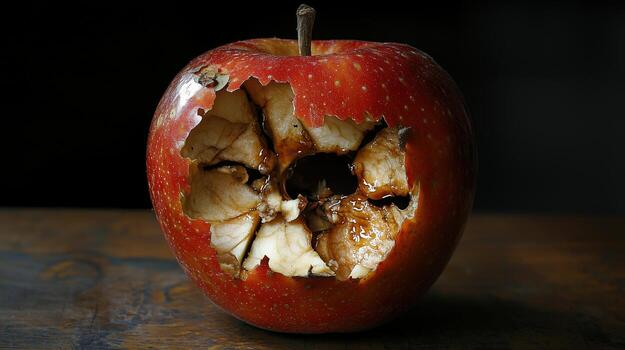
#> input picture 01_Fruit_Quality_Inspection/dataset/apple_good_01.jpg.jpeg, 625 x 350 px, found by its file name
$ python evaluate.py
#> lines starting #> are read from the running program, lines starting #| are printed output that depends on the picture; after the words box and inside, x2 and y2 are one past the last pixel; in counts of white or black regions, pixels touching at a corner belong together
import os
import cv2
import numpy as np

DATASET_DIR = "dataset"

EXPECTED = {
    "apple_good_01.jpg.jpeg": "GOOD",
    "apple_good_02.jpg.jpg": "GOOD",
    "apple_good_03.jpg.jpg": "GOOD",
    "apple_defect_01.jpg.jpg": "DEFECTIVE",
    "apple_defect_02.jpg.jpg": "DEFECTIVE",
}


def predict_quality(image_path):

#> called with image_path = 'dataset/apple_good_01.jpg.jpeg'
    image = cv2.imread(image_path)
#> image is the input picture: shape (350, 625, 3); mean B, G, R 23.9, 35, 54.2

    if image is None:
        return "ERROR"

    image = cv2.resize(image, (800, 600))
#> image: shape (600, 800, 3)

    # Fruit segmentation using GrabCut
    mask = np.zeros(image.shape[:2], np.uint8)

    h, w = image.shape[:2]
#> h = 600; w = 800

    rect = (
        int(w * 0.10),
        int(h * 0.05),
        int(w * 0.80),
        int(h * 0.90)
    )
#> rect = (80, 30, 640, 540)

    bgd_model = np.zeros((1, 65), np.float64)
    fgd_model = np.zeros((1, 65), np.float64)

    cv2.grabCut(
        image,
        mask,
        rect,
        bgd_model,
        fgd_model,
        5,
        cv2.GC_INIT_WITH_RECT
    )

    fruit_mask = np.where(
        (mask == cv2.GC_FGD) |
        (mask == cv2.GC_PR_FGD),
        255,
        0
    ).astype("uint8")

    kernel = np.ones((7, 7), np.uint8)

    fruit_mask = cv2.morphologyEx(
        fruit_mask,
        cv2.MORPH_CLOSE,
        kernel,
        iterations=2
    )

    fruit_mask = cv2.morphologyEx(
        fruit_mask,
        cv2.MORPH_OPEN,
        kernel,
        iterations=1
    )

    contours, _ = cv2.findContours(
        fruit_mask,
        cv2.RETR_EXTERNAL,
        cv2.CHAIN_APPROX_SIMPLE
    )
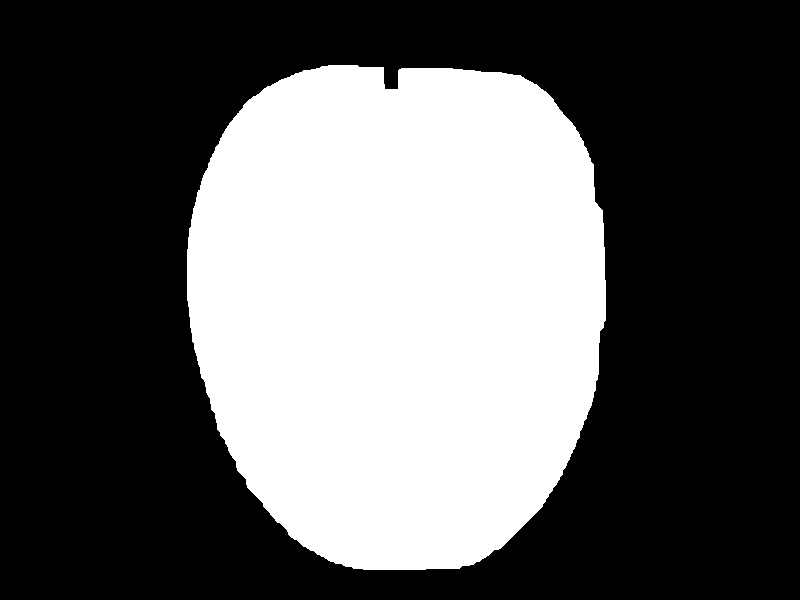
#> fruit_mask: shape (600, 800); 36.6% white; 1 white region, box (x1, y1, x2, y2) and area: (187, 65, 606, 570) 175693

    if not contours:
        return "ERROR"

    fruit_contour = max(
        contours,
        key=cv2.contourArea
    )

    clean_mask = np.zeros_like(fruit_mask)

    cv2.drawContours(
        clean_mask,
        [fruit_contour],
        -1,
        255,
        -1
    )

    fruit_mask = clean_mask

    # Extract fruit
    fruit = cv2.bitwise_and(
        image,
        image,
        mask=fruit_mask
    )
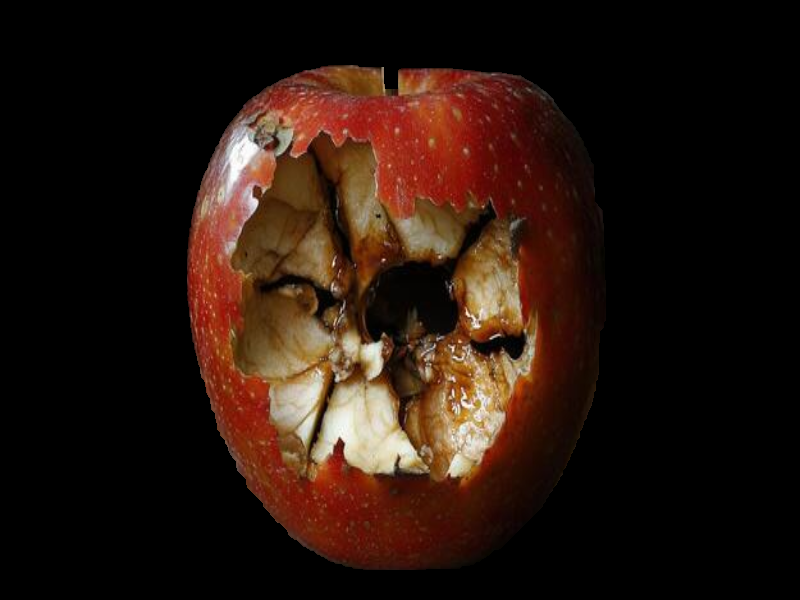
#> fruit: shape (600, 800, 3); mean B, G, R 13.9, 21.9, 39.2

    hsv = cv2.cvtColor(
        fruit,
        cv2.COLOR_BGR2HSV
    )
#> hsv: shape (600, 800, 3); mean H, S, V 4.8, 67.3, 39.3

    H = hsv[:, :, 0]
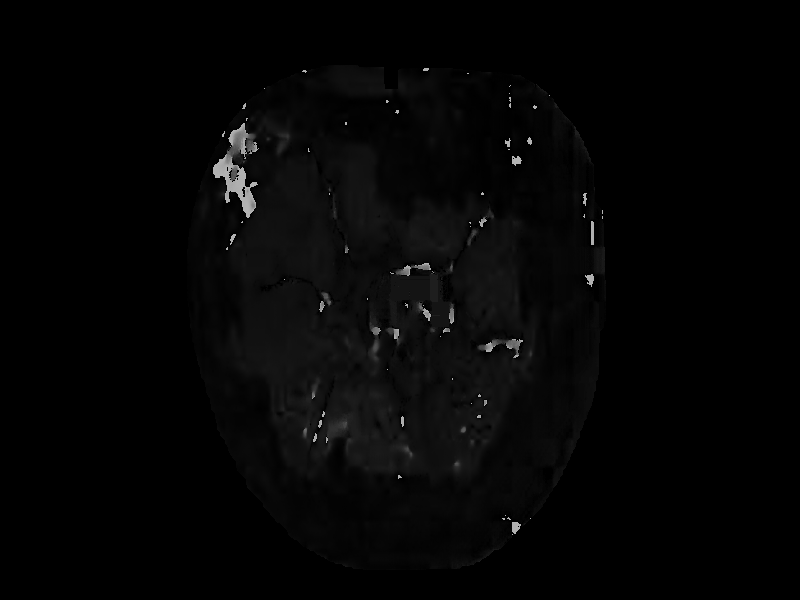
#> H: shape (600, 800); min 0, max 179, mean 4.8
    S = hsv[:, :, 1]
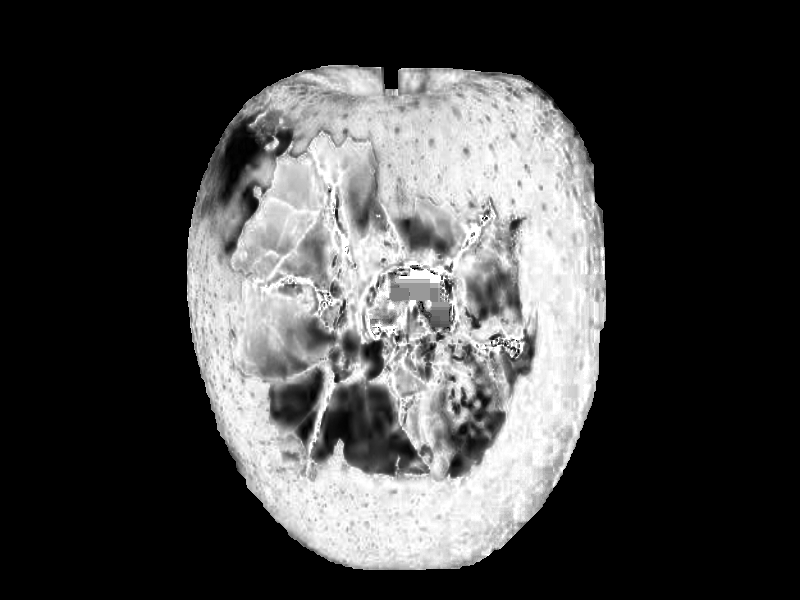
#> S: shape (600, 800); min 0, max 255, mean 67.3
    V = hsv[:, :, 2]
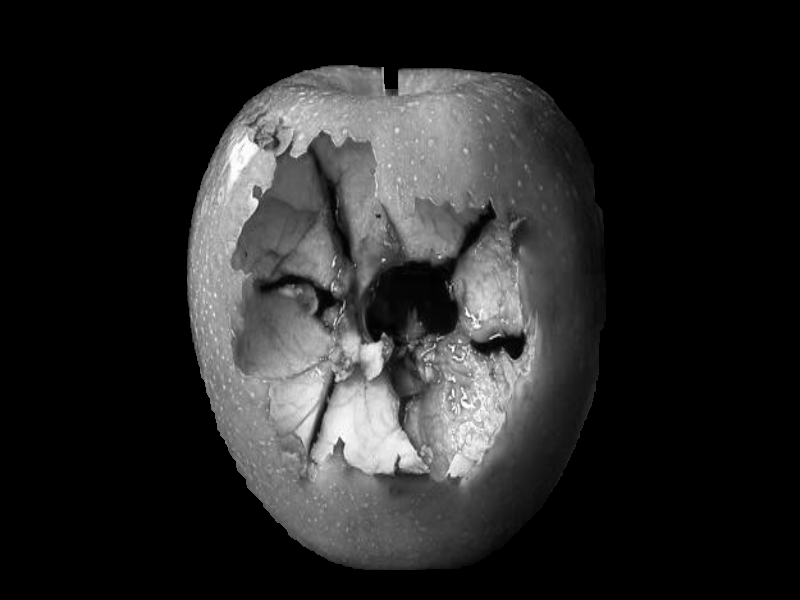
#> V: shape (600, 800); min 0, max 255, mean 39.3

    # Dark defects
    dark = (
        (V < 80) &
        (S > 50) &
        (fruit_mask > 0)
    )
#> dark: shape (600, 800) bool; 12.5% white; 164 white regions (140 under 20 px), largest, box (x1, y1, x2, y2) and area: (241, 68, 606, 570) 56782, (470, 330, 527, 360) 920, (308, 372, 337, 462) 447

    # Brown defects
    brown = (
        (H >= 5) &
        (H <= 25) &
        (S > 80) &
        (V < 170) &
        (fruit_mask > 0)
    )
#> brown: shape (600, 800) bool; 23.4% white; 199 white regions (173 under 20 px), largest, box (x1, y1, x2, y2) and area: (187, 127, 606, 570) 101661, (275, 65, 470, 188) 5828, (512, 82, 574, 161) 1098

    defect_mask = (
        dark | brown
    ).astype(np.uint8) * 255
#> defect_mask: shape (600, 800); 26.7% white; 126 white regions (115 under 20 px), largest, box (x1, y1, x2, y2) and area: (187, 65, 606, 570) 127073, (492, 162, 507, 175) 108, (451, 87, 464, 99) 102

    defect_kernel = np.ones((5, 5), np.uint8)

    defect_mask = cv2.morphologyEx(
        defect_mask,
        cv2.MORPH_OPEN,
        defect_kernel,
        iterations=2
    )
#> defect_mask: shape (600, 800); 22.5% white; 15 white regions, largest, box (x1, y1, x2, y2) and area: (201, 77, 606, 570) 102763, (303, 65, 383, 98) 2129, (433, 111, 464, 149) 522

    defect_mask = cv2.morphologyEx(
        defect_mask,
        cv2.MORPH_CLOSE,
        defect_kernel,
        iterations=1
    )
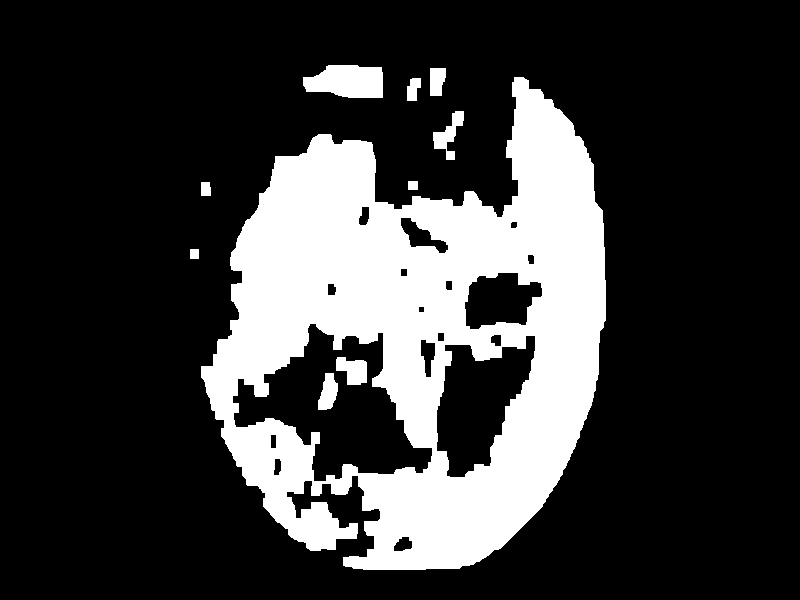
#> defect_mask: shape (600, 800); 22.9% white; 10 white regions

    # Remove tiny defects
    defect_contours, _ = cv2.findContours(
        defect_mask,
        cv2.RETR_EXTERNAL,
        cv2.CHAIN_APPROX_SIMPLE
    )
#> defect_contours = 8 contours; box (x1, y1, x2, y2) and area: (201, 77, 606, 570) 132482, (303, 65, 383, 98) 2028, (433, 111, 464, 160) 542, (430, 68, 446, 96) 350, (407, 78, 421, 101) 210, (201, 182, 211, 196) 112, (190, 249, 199, 259) 72, (408, 181, 418, 190) 72

    clean_defects = np.zeros_like(defect_mask)

    for contour in defect_contours:

        if cv2.contourArea(contour) > 150:

            cv2.drawContours(
                clean_defects,
                [contour],
                -1,
                255,
                -1
            )
#> this loop made 8 passes
#> contour on passes 1, 3: [[190, 249], [190, 258], [198, 258], [198, 249]], [[408, 181], [408, 189], [417, 189], [417, 181]]
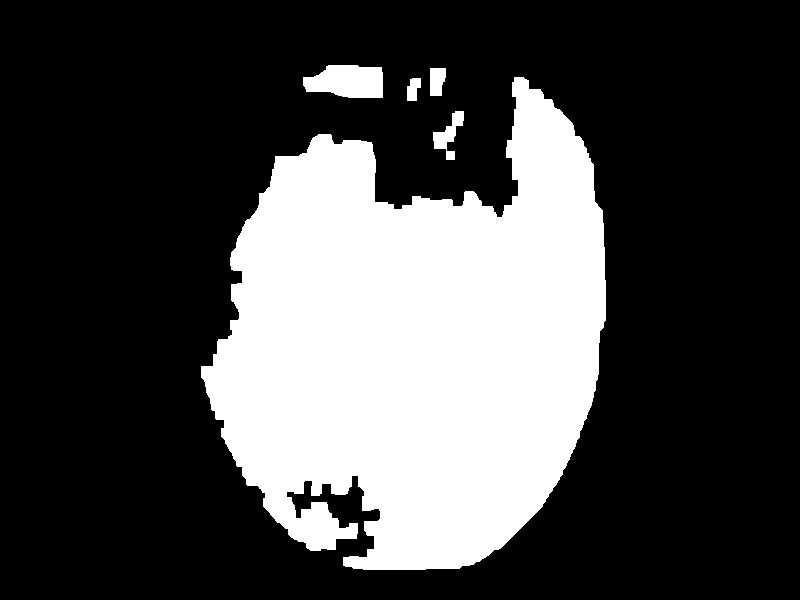
#> clean_defects: shape (600, 800); 28.5% white; 5 white regions, box (x1, y1, x2, y2) and area: (201, 77, 606, 570) 133568, (303, 65, 383, 98) 2129, (433, 111, 464, 160) 623, (430, 68, 446, 96) 391, (407, 78, 421, 101) 244

    defect_mask = clean_defects

    # Calculate defect percentage
    fruit_pixels = cv2.countNonZero(fruit_mask)
#> fruit_pixels = 175693
    defect_pixels = cv2.countNonZero(defect_mask)
#> defect_pixels = 136955

    defect_percentage = (
        defect_pixels / fruit_pixels * 100
        if fruit_pixels > 0
        else 0
    )
#> defect_percentage = 77.95

    # Classification
    if defect_percentage < 3:
        return "GOOD"

    elif defect_percentage < 8:
        return "MODERATE"

    else:
        return "DEFECTIVE"


def main():

    correct = 0
    total = 0

    results = []

    print("\n========================================")
    print("       FRUIT QUALITY EVALUATION")
    print("========================================")

    for filename, expected in EXPECTED.items():

        image_path = os.path.join(
            DATASET_DIR,
            filename
        )

        predicted = predict_quality(image_path)

        if predicted == expected:
            correct += 1

        total += 1

        results.append(
            (filename, expected, predicted)
        )

        print(
            f"{filename:<30} "
            f"Expected: {expected:<10} "
            f"Predicted: {predicted}"
        )
#> pass 2 of the loop in main, `for filename, expected in EXPECTED.items():`:
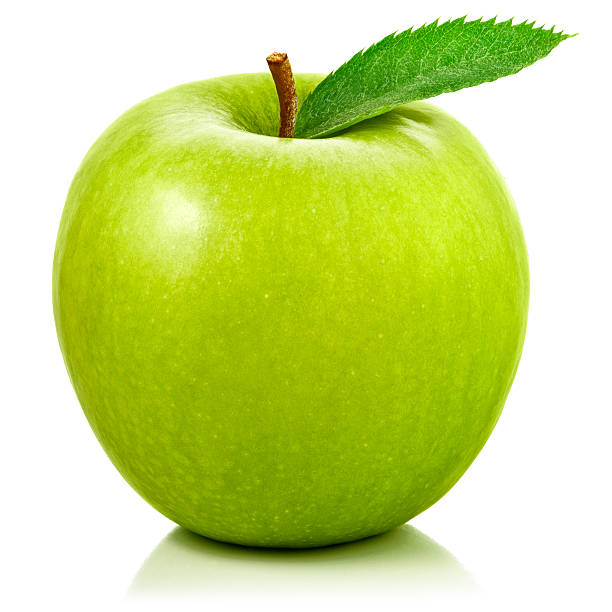
#> input picture 01_Fruit_Quality_Inspection/dataset/apple_good_02.jpg.jpg, 612 x 612 px, found by its file name
#> in predict_quality, image is the input picture: shape (612, 612, 3); mean B, G, R 129.5, 220.4, 202.8
#> image: shape (600, 800, 3)
#> in predict_quality (call 2), `fruit_mask = cv2.morphologyEx( fruit_mask, cv2.MORPH_CLOSE, kernel, it..`:
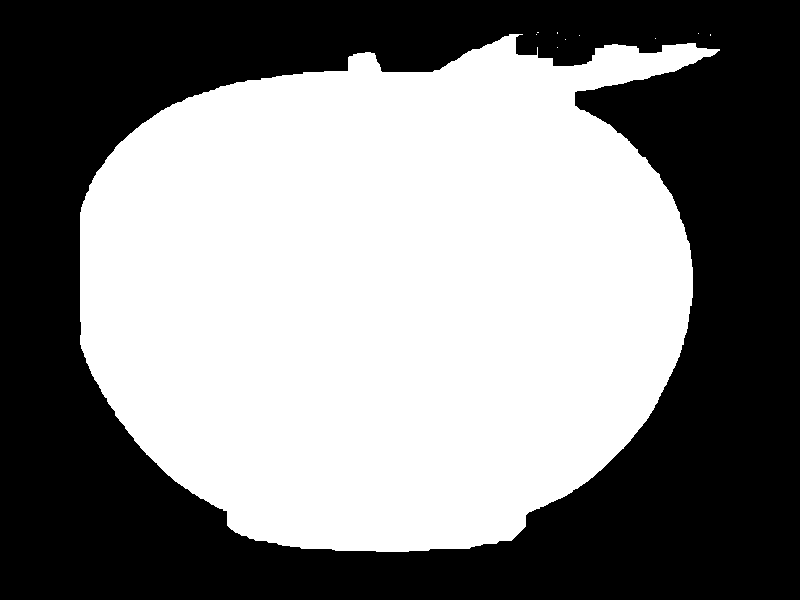
#> fruit_mask: shape (600, 800); 51.9% white; 1 black region, box (x1, y1, x2, y2) and area: (0, 0, 800, 600) 230972
#> contours = 1 contour; box (x1, y1, x2, y2) and area: (80, 34, 713, 552) 247944
#> fruit_contour = contour of 641 points, box (x1, y1, x2, y2) (80, 34, 713, 552), area 247944
#> hsv: shape (600, 800, 3); mean H, S, V 18.6, 117.4, 100.1
#> dark: shape (600, 800) bool; 0.57% white; 30 white regions (26 under 20 px), largest, box (x1, y1, x2, y2) and area: (246, 520, 509, 544) 2305, (416, 112, 502, 136) 302, (367, 110, 375, 116) 24, (366, 118, 373, 130) 24
#> brown: shape (600, 800) bool; 0.34% white; 6 white regions (5 under 20 px), largest, box (x1, y1, x2, y2) and area: (348, 53, 388, 135) 1599
#> in predict_quality (call 2), `defect_mask = cv2.morphologyEx( defect_mask, cv2.MORPH_OPEN, defect_ke..`:
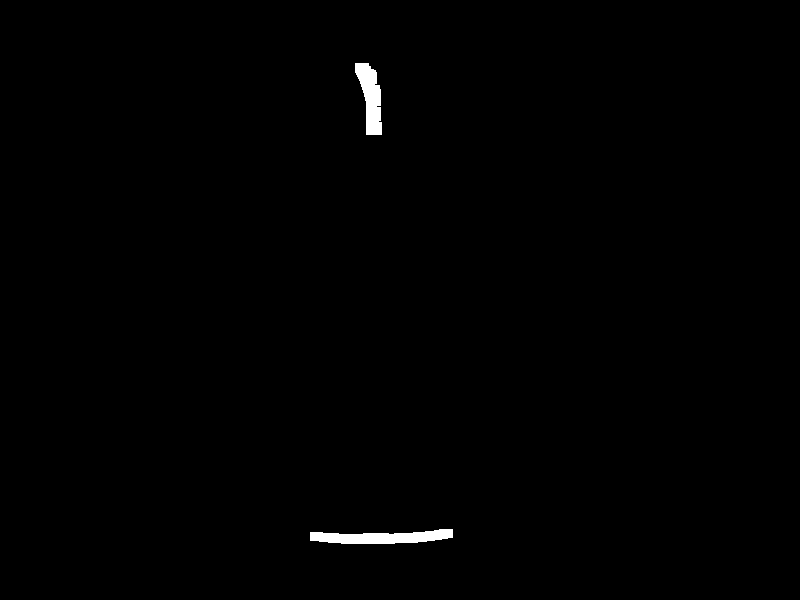
#> defect_mask: shape (600, 800); 0.55% white; 2 white regions, box (x1, y1, x2, y2) and area: (310, 529, 453, 544) 1447, (355, 63, 382, 135) 1190
#> defect_contours = 2 contours; box (x1, y1, x2, y2) and area: (310, 529, 453, 544) 1296, (355, 63, 382, 135) 1109
#> the loop in predict_quality (call 2), `for contour in defect_contours: ` made 2 passes
#> fruit_pixels = 248956
#> defect_pixels = 2645
#> defect_percentage = 1.06
#> pass 3 of the loop in main, `for filename, expected in EXPECTED.items():`:
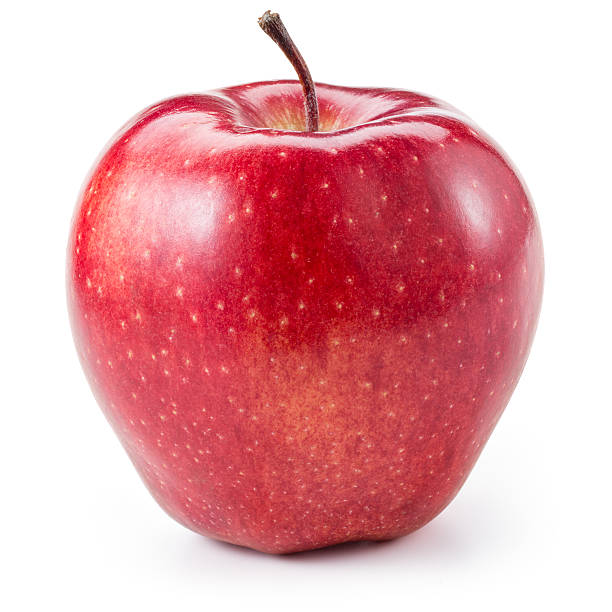
#> input picture 01_Fruit_Quality_Inspection/dataset/apple_good_03.jpg.jpg, 612 x 612 px, found by its file name
#> in predict_quality, image is the input picture: shape (612, 612, 3); mean B, G, R 174.2, 168.5, 229.4
#> image: shape (600, 800, 3)
#> in predict_quality (call 3), `fruit_mask = cv2.morphologyEx( fruit_mask, cv2.MORPH_CLOSE, kernel, it..`:
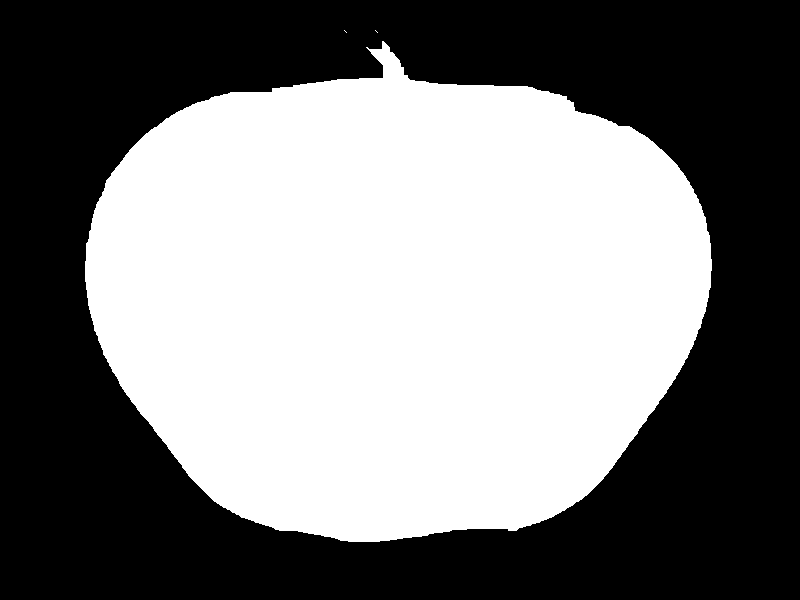
#> fruit_mask: shape (600, 800); 48.7% white; 3 white regions (2 under 20 px), largest, box (x1, y1, x2, y2) and area: (85, 41, 712, 542) 233710
#> contours = 1 contour; box (x1, y1, x2, y2) and area: (85, 46, 712, 542) 232830
#> fruit_contour = contour of 583 points, box (x1, y1, x2, y2) (85, 46, 712, 542), area 232830
#> hsv: shape (600, 800, 3); mean H, S, V 72.9, 77.2, 100.5
#> in predict_quality (call 3), `dark = ( (V < 80) & (S > 50) & (fruit_mask > 0) )`:
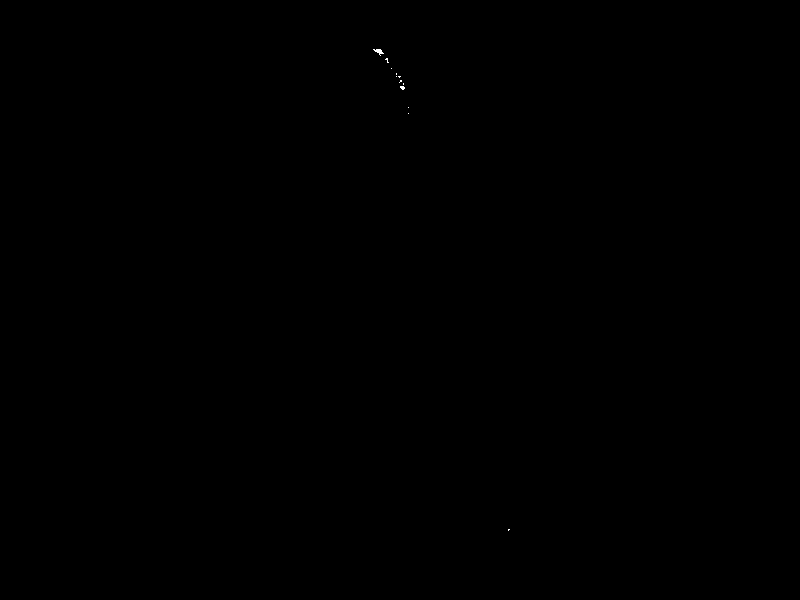
#> dark: shape (600, 800) bool; 0.02% white in thin lines or dots, all inside (x1, y1, x2, y2) = (373, 49, 510, 531)
#> brown: shape (600, 800) bool; 0.02% white in thin lines or dots, all inside (x1, y1, x2, y2) = (373, 48, 578, 299)
#> defect_contours = []
#> fruit_pixels = 233669
#> defect_pixels = 0
#> the loop made 5 passes; the first 3 are shown

    accuracy = (
        correct / total * 100
        if total > 0
        else 0
    )

    print("\n========================================")
    print(f"Correct predictions : {correct}/{total}")
    print(f"Accuracy            : {accuracy:.2f}%")
    print("========================================")

    os.makedirs("evaluation_results", exist_ok=True)

    with open(
        "evaluation_results/evaluation.txt",
        "w"
    ) as file:

        file.write("FRUIT QUALITY EVALUATION\n")
        file.write("========================\n\n")

        for filename, expected, predicted in results:

            file.write(
                f"{filename} | "
                f"Expected: {expected} | "
                f"Predicted: {predicted}\n"
            )

        file.write(
            f"\nAccuracy: {accuracy:.2f}%\n"
        )


if __name__ == "__main__":
    main()
